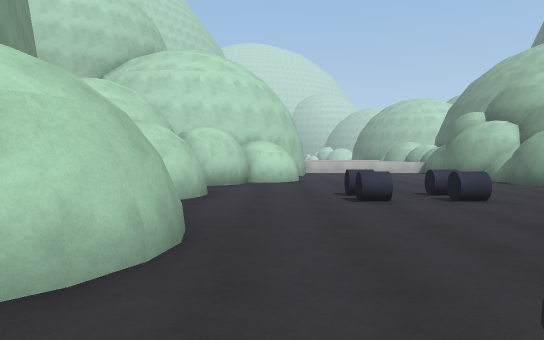
View 1 (above)

13 first-person views from a walk through a scene from a Unity 3-D project. The camera is 1.5 m above the floor, tilts 2° down and sees 70° across. The floor is counted in squares, 2 m on a side. Each view is taken from the middle of a square. On the plan, view 1 faces up. The plan holds only what a view shows up to about 12 squares ahead; the rest is blank. The place goes on beyond the plan. The player is left out. Surface patterns are stand-ins for the level's own textures.

View 2
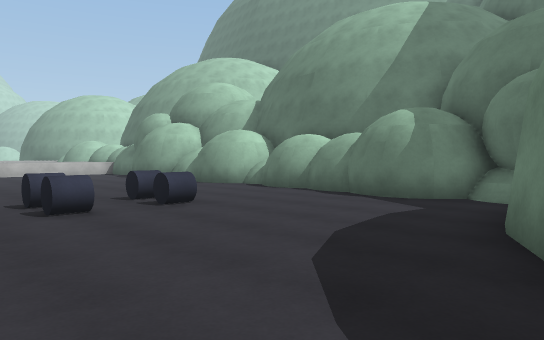

View 3
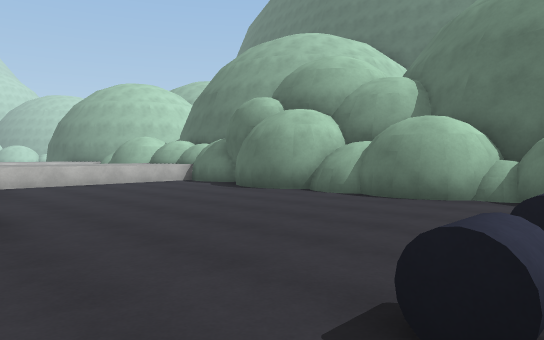

View 4
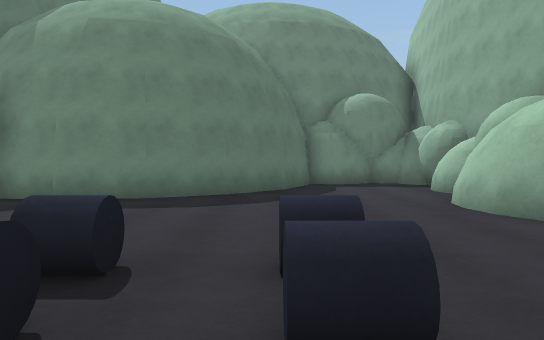

View 5
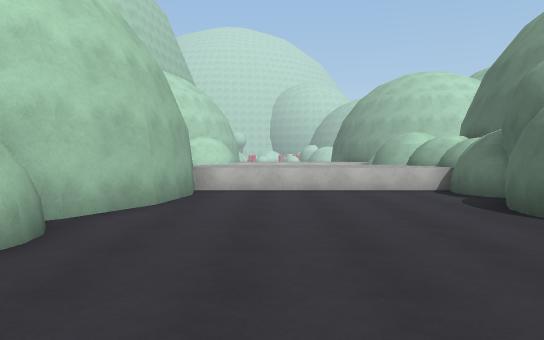

View 6
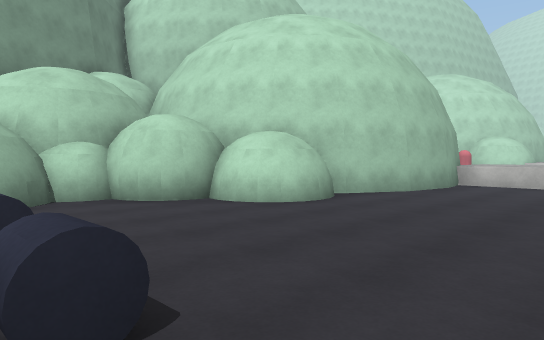

View 7
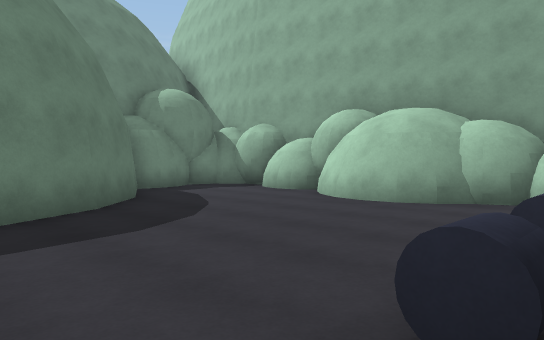

View 8
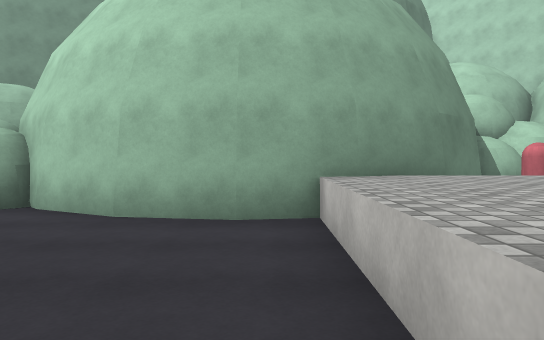

View 9
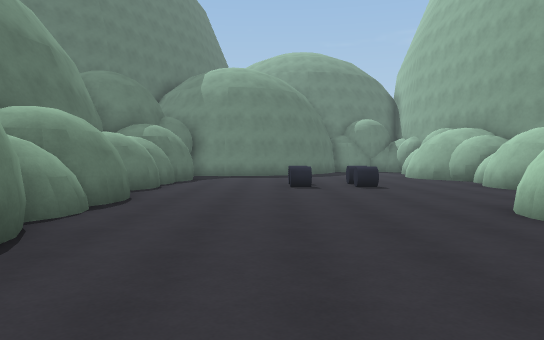

View 10
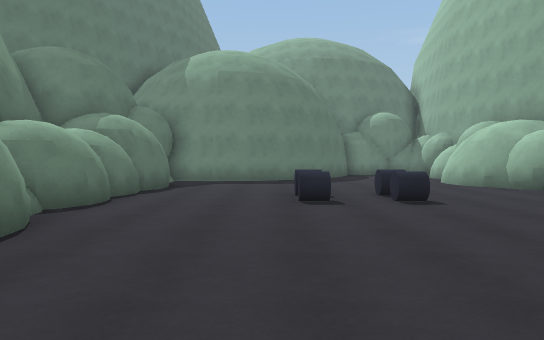

View 11
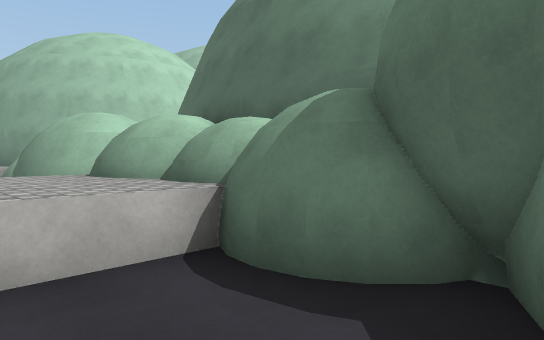

View 12
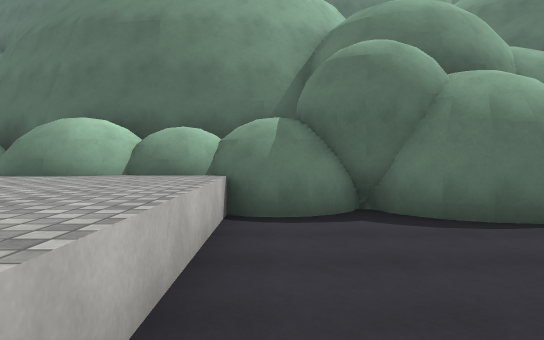

View 13
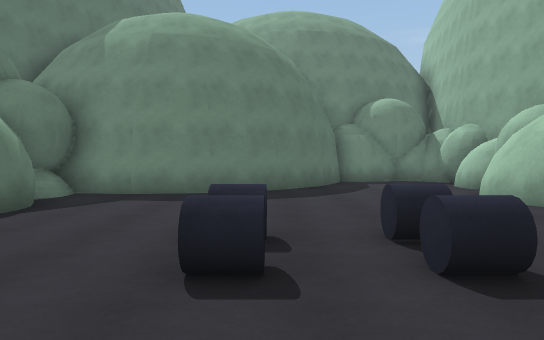

### Floor plan
Key: @ floor where view 1 was taken; # wall or solid block; . floor; ^ raised ledge; O other object.
Columns run from 2 left of view 1 to 8 right of it. Each row starts with its distance up from view 1.
 20  ##^^^^^^#
 19   #^^^^^^^#
 18    #^^^^^##
 17    #.....##
 16    #.....##
 15   ##.....#
 14   #......#
 13   #......#
 12  ##......#
 11  ##......#
 10 ##.......#
  9 #........##
  8 #...OO...##
  7 #...OO...#
  6 #........#
  5 #........#
  4 ##.......#
  3 ##.......#
  2 #.....####
  1 #....##
  0 #.@.##
 -1 #..##
 -2 ####

Positions as (right, up) in squares from view 1, and headings:
1: (0, 0), facing up
2: (0, 1), facing up-right
3: (0, 7), facing up-right
4: (2, 9), facing down
5: (3, 9), facing up
6: (5, 7), facing up-left
7: (5, 7), facing down-left
8: (6, 17), facing left
9: (4, 17), facing down
10: (4, 14), facing down
11: (5, 15), facing up-right
12: (2, 17), facing right
13: (3, 10), facing down
